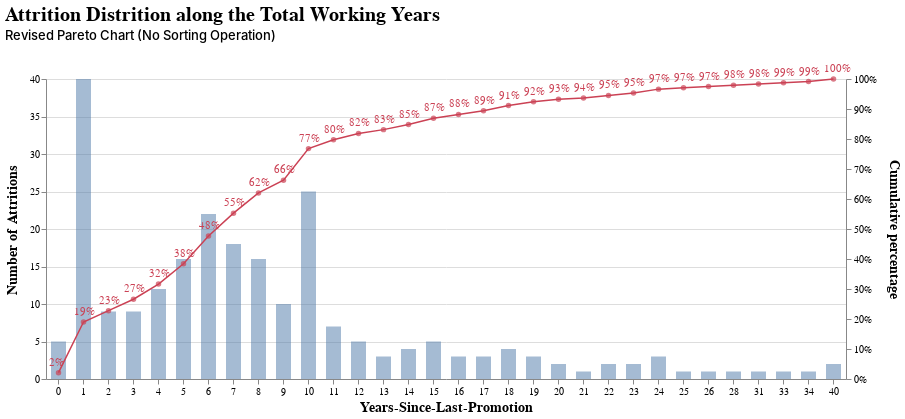

Write notebook code for a chart like this one.
### Code cell
years_pareto(df_totalworkyear).properties(
        title = {
            'text': 'Attrition Distrition along the Total Working Years',
            'subtitle':'Revised Pareto Chart (No Sorting Operation)',
            'subtitleFontWeight':500,
            'subtitleFontSize': 13,
            'anchor':'start',
            'fontSize': 20,
            'offset':20,
            'subtitlePadding':5

        }
    )

### Figure 1 — Vega-Lite specification as saved in the notebook (floating-point values rounded to 4 significant figures)
{"config": {"view": {"continuousWidth": 400, "continuousHeight": 300, "strokeWidth": 0}, "mark": {}}, "layer": [{"mark": {"type": "bar", "opacity": 0.5, "size": 15}, "encoding": {"x": {"type": "ordinal", "axis": {"labelAngle": 0, "title": "Years-Since-Last-Promotion", "titleFontSize": 14}, "field": "year"}, "y": {"type": "quantitative", "axis": {"title": "Number of Attritions", "titleFontSize": 14, "titlePadding": 10}, "field": "counts"}}, "height": 300, "width": 800}, {"mark": {"type": "line", "color": "#cb4154", "strokeWidth": 1.5}, "encoding": {"text": {"type": "quantitative", "field": "cumpercent"}, "x": {"type": "ordinal", "axis": {"labelAngle": 0, "title": "Years-Since-Last-Promotion", "titleFontSize": 14}, "field": "year"}, "y": {"type": "quantitative", "axis": {"format": ".0%", "title": "Cumulative percentage", "titleFontSize": 14, "titlePadding": 10}, "field": "cumpercent"}}, "height": 300, "width": 800}, {"mark": {"type": "circle", "color": "#cb4154", "strokeWidth": 3}, "encoding": {"text": {"type": "quantitative", "field": "cumpercent"}, "x": {"type": "ordinal", "axis": {"labelAngle": 0, "title": "Years-Since-Last-Promotion", "titleFontSize": 14}, "field": "year"}, "y": {"type": "quantitative", "axis": null, "field": "cumpercent"}}, "height": 300, "width": 800}, {"mark": {"type": "text", "align": "left", "baseline": "middle", "dx": -10, "dy": -10}, "encoding": {"color": {"value": "#cb4154"}, "text": {"type": "quantitative", "field": "cumpercent", "format": ".0%"}, "x": {"type": "ordinal", "axis": {"labelAngle": 0, "title": "Years-Since-Last-Promotion", "titleFontSize": 14}, "field": "year"}, "y": {"type": "quantitative", "axis": null, "field": "cumpercent"}}, "height": 300, "width": 800}], "data": {"name": "data-c5b40134d166606c6284f9a439cfa657"}, "resolve": {"scale": {"y": "independent"}}, "title": {"text": "Attrition Distrition along the Total Working Years", "subtitle": "Revised Pareto Chart (No Sorting Operation)", "subtitleFontWeight": 500, "subtitleFontSize": 13, "anchor": "start", "fontSize": 20, "offset": 20, "subtitlePadding": 5}, "$schema": "https://vega.github.io/schema/vega-lite/v4.8.1.json", "datasets": {"data-c5b40134d166606c6284f9a439cfa657": [{"year": 0, "counts": 5, "cumpercent": 0.0211}, {"year": 1, "counts": 40, "cumpercent": 0.1899}, {"year": 2, "counts": 9, "cumpercent": 0.2278}, {"year": 3, "counts": 9, "cumpercent": 0.2658}, {"year": 4, "counts": 12, "cumpercent": 0.3165}, {"year": 5, "counts": 16, "cumpercent": 0.384}, {"year": 6, "counts": 22, "cumpercent": 0.4768}, {"year": 7, "counts": 18, "cumpercent": 0.5527}, {"year": 8, "counts": 16, "cumpercent": 0.6203}, {"year": 9, "counts": 10, "cumpercent": 0.6624}, {"year": 10, "counts": 25, "cumpercent": 0.7679}, {"year": 11, "counts": 7, "cumpercent": 0.7975}, {"year": 12, "counts": 5, "cumpercent": 0.8186}, {"year": 13, "counts": 3, "cumpercent": 0.8312}, {"year": 14, "counts": 4, "cumpercent": 0.8481}, {"year": 15, "counts": 5, "cumpercent": 0.8692}, {"year": 16, "counts": 3, "cumpercent": 0.8819}, {"year": 17, "counts": 3, "cumpercent": 0.8945}, {"year": 18, "counts": 4, "cumpercent": 0.9114}, {"year": 19, "counts": 3, "cumpercent": 0.9241}, {"year": 20, "counts": 2, "cumpercent": 0.9325}, {"year": 21, "counts": 1, "cumpercent": 0.9367}, {"year": 22, "counts": 2, "cumpercent": 0.9451}, {"year": 23, "counts": 2, "cumpercent": 0.9536}, {"year": 24, "counts": 3, "cumpercent": 0.9662}, {"year": 25, "counts": 1, "cumpercent": 0.9705}, {"year": 26, "counts": 1, "cumpercent": 0.9747}, {"year": 28, "counts": 1, "cumpercent": 0.9789}, {"year": 31, "counts": 1, "cumpercent": 0.9831}, {"year": 33, "counts": 1, "cumpercent": 0.9873}, {"year": 34, "counts": 1, "cumpercent": 0.9916}, {"year": 40, "counts": 2, "cumpercent": 1.0}]}}
